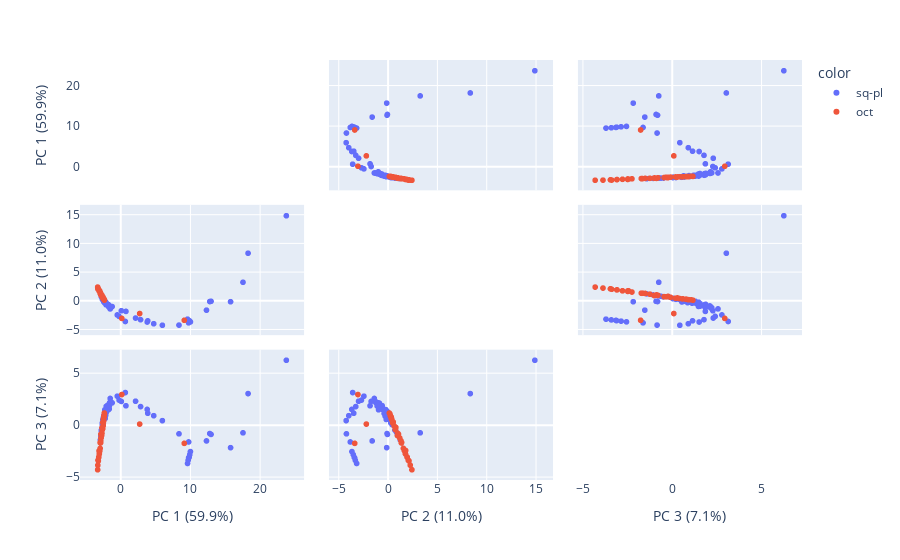

The notebook cell this image was saved under:
### Markdown cell above
### PCA

### Code cell
features = ['Dipole', 'q', '1', '2', '3', '4', '5', '6', '7', '8',
       '9', '10', '11', '12', '13', '14', '15', '16', '17', '18', '19', '20',
       '21', '22', '23', '24', '25', '26', '27', '28', '29', '30', '31', '32',
       '33', '34', '35', '36', '37', '38', '39', '40', '41', '42', '43', '44',
       '45', '46']

df = dg
scaler = StandardScaler()

df[features] = scaler.fit_transform(df[features])
pca = PCA()
components = pca.fit_transform(df[features])
labels = {
    str(i): f"PC {i+1} ({var:.1f}%)"
    for i, var in enumerate(pca.explained_variance_ratio_ * 100)
}

n = 3
most_important = [np.abs(pca.components_[i]).argmax() for i in range(n)]
initial_feature_names = features
print('Initial', initial_feature_names)
most_important_names = [initial_feature_names[most_important[i]] for i in range(n)]
print('PCA', most_important_names)

fig = px.scatter_matrix(
    components,
    labels=labels,
    dimensions=range(n),
    color=df['Geometry']
)
fig.update_traces(diagonal_visible=False)
fig.show()

### Figure 1 — Plotly figure (JSON) as saved in the notebook; plotly's stock layout.template omitted (floating-point values rounded to 4 significant figures)
{"data": [{"diagonal": {"visible": false}, "dimensions": [{"axis": {"matches": true}, "label": "PC 1 (59.9%)", "values": [-2.289, -2.416, -2.417, -2.503, -2.506, -2.556, -2.586, -2.646, -2.75, -2.752, -2.756, -2.761, -2.858, -2.924, 10.0, 9.903, 9.745, 9.818, 9.669, 9.586, 0.0861, 3.879, 9.743, 2.846, 4.732, 2.13, 5.976, 3.795, 8.363, 17.55, 15.76, 23.77, 12.78, 12.96, 12.31, 18.27, -2.291, -2.359, -2.416, -2.44, -2.47, -2.525, -1.484, -1.667, -1.764, -1.588, -1.62, -1.648, -0.4957, 0.663, -1.26, 0.7485, -0.2368, -1.514, -1.238, -1.627, -1.701, -1.766, -1.942, -2.019, -2.099, -2.082, -2.163, -2.226, -2.091, -2.155, -2.278, -2.332, -2.424, -2.283, -2.574, -2.634, -2.768]}, {"axis": {"matches": true}, "label": "PC 2 (11.0%)", "values": [-0.01082, 0.09055, 0.2806, 0.2452, 0.1756, 0.4753, 0.7374, 0.4567, 0.7865, 0.9337, 0.9339, 0.8626, 1.087, 1.274, -3.615, -3.479, -3.353, -3.389, -3.268, -3.14, -1.669, -3.432, -3.784, -3.226, -3.937, -2.945, -4.204, -3.633, -4.174, 3.305, -0.09191, 14.93, -0.05829, -0.01743, -1.565, 8.386, 0.03373, 0.1545, 0.1399, 0.3127, 0.3089, 0.5276, -1.149, -1.067, -0.9151, -1.195, -1.05, -0.8766, -2.402, -3.543, -0.9532, -1.781, -2.654, -1.347, -0.942, -0.8314, -0.6925, -0.5941, -0.5559, -0.4237, -0.2539, -0.3238, -0.1592, -0.02909, -0.6373, -0.4973, -0.3541, -0.2523, -0.1356, -0.1729, 0.2406, 0.3257, 0.7381]}, {"axis": {"matches": true}, "label": "PC 3 (7.1%)", "values": [1.315, 0.9854, 0.6784, 0.6246, 0.7127, 0.2707, -0.1438, 0.05971, -0.4528, -0.7149, -0.7186, -0.6038, -1.04, -1.405, -2.538, -2.839, -3.127, -3.092, -3.387, -3.685, 2.299, 1.161, -1.61, 1.803, 0.9248, 2.321, 0.4492, 1.531, -0.8252, -0.7299, -2.159, 6.275, -0.7986, -0.8811, -1.51, 3.056, 1.101, 0.8065, 0.7687, 0.4501, 0.4296, 0.08103, 2.239, 1.859, 1.493, 2.184, 1.901, 1.577, 2.806, 3.157, 2.158, 1.881, 2.43, 2.587, 2.17, 2.132, 1.827, 1.567, 1.896, 1.586, 1.22, 1.328, 0.964, 0.6618, 1.821, 1.518, 1.141, 0.8846, 0.5647, 1.502, 0.5417, 0.2317, -0.4626]}], "hovertemplate": "color=sq-pl<br>%{xaxis.title.text}=%{x}<br>%{yaxis.title.text}=%{y}<extra></extra>", "legendgroup": "sq-pl", "marker": {"color": "#636efa", "symbol": "circle"}, "name": "sq-pl", "showlegend": true, "type": "splom"}, {"diagonal": {"visible": false}, "dimensions": [{"axis": {"matches": true}, "label": "PC 1 (59.9%)", "values": [-2.363, -2.334, -2.396, -2.409, -2.581, -2.385, -2.497, -2.426, -2.41, -2.694, -2.446, -2.624, -2.491, -2.821, -2.847, -2.458, -2.498, -2.533, -2.859, -2.65, -2.658, -2.574, -2.693, -2.728, -2.833, -2.829, -2.898, -2.736, -2.81, -2.96, -2.994, -2.894, -2.96, -3.076, -3.07, -3.161, -3.035, -3.116, -3.137, -3.218, -3.213, -3.265, -3.285, -3.314, 9.12, 2.714, 0.1544]}, {"axis": {"matches": true}, "label": "PC 2 (11.0%)", "values": [0.1768, 0.2391, 0.3696, 0.2643, 0.5334, 0.2743, 0.5703, 0.3362, 0.3429, 0.8081, 0.4137, 0.84, 0.3935, 1.101, 1.091, 0.4711, 0.5245, 0.6619, 1.354, 0.7975, 0.7888, 0.7681, 1.028, 1.007, 1.23, 1.23, 1.407, 1.034, 0.9964, 1.605, 1.705, 1.412, 1.38, 1.81, 1.815, 1.972, 1.827, 1.792, 1.983, 2.16, 2.165, 2.09, 2.296, 2.464, -3.334, -2.157, -3.007]}, {"axis": {"matches": true}, "label": "PC 3 (7.1%)", "values": [1.183, 1.093, 0.799, 0.9236, 0.2712, 0.9416, 0.3166, 0.7865, 0.7989, -0.2373, 0.6158, -0.201, 0.5963, -0.8472, -0.8603, 0.432, 0.207, -0.06415, -1.488, -0.4311, -0.4255, -0.3111, -0.7753, -0.7866, -1.232, -1.226, -1.708, -0.9661, -0.9929, -2.232, -2.465, -1.645, -1.673, -2.759, -2.761, -3.076, -2.43, -2.469, -3.067, -3.433, -3.435, -3.367, -3.853, -4.292, -1.744, 0.1138, 2.967]}], "hovertemplate": "color=oct<br>%{xaxis.title.text}=%{x}<br>%{yaxis.title.text}=%{y}<extra></extra>", "legendgroup": "oct", "marker": {"color": "#EF553B", "symbol": "circle"}, "name": "oct", "showlegend": true, "type": "splom"}], "layout": {"dragmode": "select", "legend": {"title": {"text": "color"}, "tracegroupgap": 0}, "margin": {"t": 60}}}
